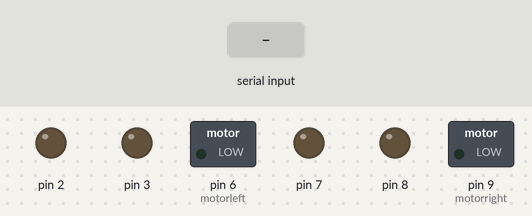
A sketch run on a simulated Arduino Uno, built with avr-gcc and run on an emulated ATmega328P. Parts: switched loads named in the sketch (green lamp = pin HIGH), output pins drawn as LEDs (lit = HIGH). The test bench sets the inputs (shaded band).

Above: at 1.2 s.
1.3 s: "90,45,200\n" received over Serial
At 4.1 s:
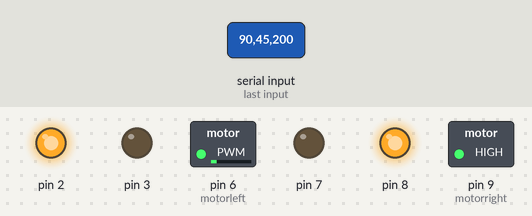
4.3 s: "30,150,10,200\n" received over Serial
At 6.4 s:
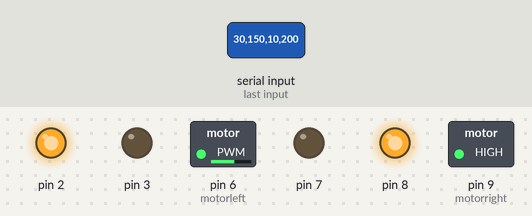
6.8 s: "1,90,45\n" received over Serial
At 10.1 s:
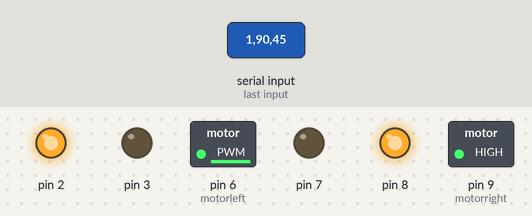
Timing chart, 0 to 11.6 s (numbered marks = the images above; inputs shaded):
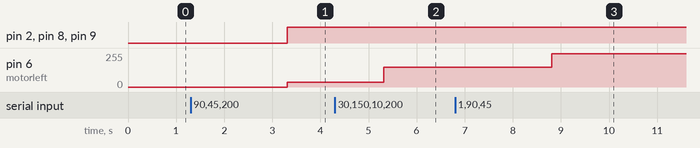

The sketch:

sketch_may15b.ino
```cpp
#include <Servo.h>

float x,y,z;
int a,b;
int pos;
int motorleft = 6;
int motorright = 9;
void setup()
{
Serial.begin(9600);

pinMode(motorleft, OUTPUT);
pinMode(2, OUTPUT);
pinMode(3, OUTPUT);

pinMode(motorright, OUTPUT);
pinMode(7, OUTPUT);
pinMode(8, OUTPUT);
}
void loop()

{
int speed;
Serial.flush();
if (Serial.available() > 0) {
a = Serial.parseInt();
b = Serial.parseInt();
x = Serial.parseFloat();
y = Serial.parseFloat();
z = Serial.parseFloat();

if(-11<x,y,z<11){
pos = map(int(y), -8, 8, -200, 200);
int val = map(int(x), -9, 9, -255, 255);

if (val<0){
analogWrite(motorleft, (-val)+pos);
digitalWrite(2, LOW);
digitalWrite(3, HIGH);

analogWrite(motorright, (-val)+pos);
digitalWrite(7, HIGH);
digitalWrite(8, LOW);
}
else{
analogWrite(motorleft, val-pos);
digitalWrite(2, HIGH);
digitalWrite(3, LOW);

analogWrite(motorright, val-pos);
digitalWrite(7, LOW);
digitalWrite(8, HIGH);
}
delay(5);
}
}
}
```

Measured:
- after the input at 1.3 s, pin 2, pin 8, pin 9 (motorright): LOW → HIGH after 2.0 s; pin 6 (motorleft): 0/255 → 34/255 after 2.0 s
- after the input at 4.3 s, pin 6 (motorleft): 34/255 → 147/255 after 1.0 s
- after the input at 6.8 s, pin 6 (motorleft): 147/255 → 251/255 after 2.0 s
